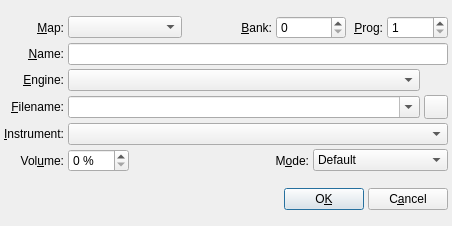
<ui version="4.0" >
 <author>rncbc aka Rui Nuno Capela</author>
 <comment>qsampler - A LinuxSampler Qt GUI Interface.

   Copyright (C) 2004-2010, rncbc aka Rui Nuno Capela. All rights reserved.
   Copyright (C) 2007, Christian Schoenebeck

   This program is free software; you can redistribute it and/or
   modify it under the terms of the GNU General Public License
   as published by the Free Software Foundation; either version 2
   of the License, or (at your option) any later version.

   This program is distributed in the hope that it will be useful,
   but WITHOUT ANY WARRANTY; without even the implied warranty of
   MERCHANTABILITY or FITNESS FOR A PARTICULAR PURPOSE.  See the
   GNU General Public License for more details.

   You should have received a copy of the GNU General Public License along
   with this program; if not, write to the Free Software Foundation, Inc.,
   51 Franklin Street, Fifth Floor, Boston, MA 02110-1301 USA.

 </comment>
 <class>qsamplerInstrumentForm</class>
 <widget class="QDialog" name="qsamplerInstrumentForm" >
  <property name="geometry" >
   <rect>
    <x>0</x>
    <y>0</y>
    <width>452</width>
    <height>226</height>
   </rect>
  </property>
  <property name="focusPolicy" >
   <enum>Qt::StrongFocus</enum>
  </property>
  <property name="windowTitle" >
   <string>Qsampler: MIDI Instrument</string>
  </property>
  <property name="windowIcon" >
   <iconset resource="../icons/qsampler.qrc" >:/icons/qsamplerInstrument.png</iconset>
  </property>
  <layout class="QVBoxLayout" >
   <property name="margin" >
    <number>4</number>
   </property>
   <property name="spacing" >
    <number>4</number>
   </property>
   <item>
    <layout class="QGridLayout" >
     <property name="margin" >
      <number>0</number>
     </property>
     <property name="spacing" >
      <number>4</number>
     </property>
     <item row="2" column="1" colspan="8" >
      <widget class="QComboBox" name="EngineNameComboBox" >
       <property name="toolTip" >
        <string>Engine name</string>
       </property>
      </widget>
     </item>
     <item row="2" column="0" >
      <widget class="QLabel" name="EngineNameTextLabel" >
       <property name="text" >
        <string>&amp;Engine:</string>
       </property>
       <property name="alignment" >
        <set>Qt::AlignRight|Qt::AlignTrailing|Qt::AlignVCenter</set>
       </property>
       <property name="wordWrap" >
        <bool>false</bool>
       </property>
       <property name="buddy" >
        <cstring>EngineNameComboBox</cstring>
       </property>
      </widget>
     </item>
     <item row="0" column="7" >
      <widget class="QLabel" name="ProgTextLabel" >
       <property name="text" >
        <string>&amp;Prog:</string>
       </property>
       <property name="alignment" >
        <set>Qt::AlignRight|Qt::AlignTrailing|Qt::AlignVCenter</set>
       </property>
       <property name="wordWrap" >
        <bool>false</bool>
       </property>
       <property name="buddy" >
        <cstring>ProgSpinBox</cstring>
       </property>
      </widget>
     </item>
     <item row="0" column="8" colspan="2" >
      <widget class="QSpinBox" name="ProgSpinBox" >
       <property name="toolTip" >
        <string>Program (0-127)</string>
       </property>
       <property name="maximum" >
        <number>128</number>
       </property>
       <property name="minimum" >
        <number>1</number>
       </property>
      </widget>
     </item>
     <item row="5" column="0" >
      <widget class="QLabel" name="VolumeTextLabel" >
       <property name="text" >
        <string>Vol&amp;ume:</string>
       </property>
       <property name="alignment" >
        <set>Qt::AlignRight|Qt::AlignTrailing|Qt::AlignVCenter</set>
       </property>
       <property name="wordWrap" >
        <bool>false</bool>
       </property>
       <property name="buddy" >
        <cstring>VolumeSpinBox</cstring>
       </property>
      </widget>
     </item>
     <item row="0" column="0" >
      <widget class="QLabel" name="MapTextLabel" >
       <property name="text" >
        <string>&amp;Map:</string>
       </property>
       <property name="alignment" >
        <set>Qt::AlignRight|Qt::AlignTrailing|Qt::AlignVCenter</set>
       </property>
       <property name="wordWrap" >
        <bool>false</bool>
       </property>
       <property name="buddy" >
        <cstring>MapComboBox</cstring>
       </property>
      </widget>
     </item>
     <item row="0" column="3" colspan="2" >
      <widget class="QLabel" name="BankTextLabel" >
       <property name="text" >
        <string>&amp;Bank:</string>
       </property>
       <property name="alignment" >
        <set>Qt::AlignRight|Qt::AlignTrailing|Qt::AlignVCenter</set>
       </property>
       <property name="wordWrap" >
        <bool>false</bool>
       </property>
       <property name="buddy" >
        <cstring>BankSpinBox</cstring>
       </property>
      </widget>
     </item>
     <item row="0" column="5" colspan="2" >
      <widget class="QSpinBox" name="BankSpinBox" >
       <property name="toolTip" >
        <string>Bank (0-16383)</string>
       </property>
       <property name="maximum" >
        <number>16383</number>
       </property>
      </widget>
     </item>
     <item row="3" column="1" colspan="8" >
      <widget class="QComboBox" name="InstrumentFileComboBox" >
       <property name="minimumSize" >
        <size>
         <width>320</width>
         <height>0</height>
        </size>
       </property>
       <property name="toolTip" >
        <string>Instrument filename</string>
       </property>
       <property name="editable" >
        <bool>true</bool>
       </property>
      </widget>
     </item>
     <item row="5" column="4" colspan="2" >
      <widget class="QLabel" name="LoadModeNameTextLabel" >
       <property name="text" >
        <string>M&amp;ode:</string>
       </property>
       <property name="alignment" >
        <set>Qt::AlignRight|Qt::AlignTrailing|Qt::AlignVCenter</set>
       </property>
       <property name="wordWrap" >
        <bool>false</bool>
       </property>
       <property name="buddy" >
        <cstring>LoadModeComboBox</cstring>
       </property>
      </widget>
     </item>
     <item row="5" column="2" colspan="2" >
      <spacer>
       <property name="orientation" >
        <enum>Qt::Horizontal</enum>
       </property>
       <property name="sizeType" >
        <enum>QSizePolicy::Expanding</enum>
       </property>
       <property name="sizeHint" >
        <size>
         <width>119</width>
         <height>8</height>
        </size>
       </property>
      </spacer>
     </item>
     <item row="3" column="0" >
      <widget class="QLabel" name="InstrumentFileTextLabel" >
       <property name="text" >
        <string>&amp;Filename:</string>
       </property>
       <property name="alignment" >
        <set>Qt::AlignRight|Qt::AlignTrailing|Qt::AlignVCenter</set>
       </property>
       <property name="wordWrap" >
        <bool>false</bool>
       </property>
       <property name="buddy" >
        <cstring>InstrumentFileComboBox</cstring>
       </property>
      </widget>
     </item>
     <item row="1" column="0" >
      <widget class="QLabel" name="NameTextLabe" >
       <property name="text" >
        <string>&amp;Name:</string>
       </property>
       <property name="alignment" >
        <set>Qt::AlignRight|Qt::AlignTrailing|Qt::AlignVCenter</set>
       </property>
       <property name="wordWrap" >
        <bool>false</bool>
       </property>
       <property name="buddy" >
        <cstring>NameLineEdit</cstring>
       </property>
      </widget>
     </item>
     <item row="0" column="1" colspan="2" >
      <widget class="QComboBox" name="MapComboBox" >
       <property name="toolTip" >
        <string>Instrument map</string>
       </property>
      </widget>
     </item>
     <item row="4" column="0" >
      <widget class="QLabel" name="InstrumentNrTextLabel" >
       <property name="text" >
        <string>&amp;Instrument:</string>
       </property>
       <property name="alignment" >
        <set>Qt::AlignRight|Qt::AlignTrailing|Qt::AlignVCenter</set>
       </property>
       <property name="wordWrap" >
        <bool>false</bool>
       </property>
       <property name="buddy" >
        <cstring>InstrumentNrComboBox</cstring>
       </property>
      </widget>
     </item>
     <item row="4" column="1" colspan="9" >
      <widget class="QComboBox" name="InstrumentNrComboBox" >
       <property name="minimumSize" >
        <size>
         <width>320</width>
         <height>0</height>
        </size>
       </property>
       <property name="toolTip" >
        <string>Instrument name</string>
       </property>
      </widget>
     </item>
     <item row="5" column="1" >
      <widget class="QSpinBox" name="VolumeSpinBox" >
       <property name="toolTip" >
        <string>Volume (%)</string>
       </property>
       <property name="suffix" >
        <string> %</string>
       </property>
       <property name="maximum" >
        <number>100</number>
       </property>
      </widget>
     </item>
     <item row="1" column="1" colspan="9" >
      <widget class="QLineEdit" name="NameLineEdit" >
       <property name="toolTip" >
        <string>Name</string>
       </property>
      </widget>
     </item>
     <item row="5" column="6" colspan="4" >
      <widget class="QComboBox" name="LoadModeComboBox" >
       <property name="toolTip" >
        <string>Load mode</string>
       </property>
       <item>
        <property name="text" >
         <string>Default</string>
        </property>
       </item>
       <item>
        <property name="text" >
         <string>On Demand</string>
        </property>
       </item>
       <item>
        <property name="text" >
         <string>On Demand Hold</string>
        </property>
       </item>
       <item>
        <property name="text" >
         <string>Persistent</string>
        </property>
       </item>
      </widget>
     </item>
     <item row="3" column="9" >
      <widget class="QToolButton" name="InstrumentFileToolButton" >
       <property name="minimumSize" >
        <size>
         <width>24</width>
         <height>24</height>
        </size>
       </property>
       <property name="maximumSize" >
        <size>
         <width>26</width>
         <height>26</height>
        </size>
       </property>
       <property name="focusPolicy" >
        <enum>Qt::TabFocus</enum>
       </property>
       <property name="toolTip" >
        <string>Browse for instrument filename</string>
       </property>
       <property name="text" >
        <string/>
       </property>
       <property name="icon" >
        <iconset resource="../icons/qsampler.qrc" >:/icons/fileOpen.png</iconset>
       </property>
      </widget>
     </item>
    </layout>
   </item>
   <item>
    <layout class="QHBoxLayout" >
     <property name="margin" >
      <number>0</number>
     </property>
     <property name="spacing" >
      <number>4</number>
     </property>
     <item>
      <spacer>
       <property name="orientation" >
        <enum>Qt::Horizontal</enum>
       </property>
       <property name="sizeType" >
        <enum>QSizePolicy::Expanding</enum>
       </property>
       <property name="sizeHint" >
        <size>
         <width>8</width>
         <height>8</height>
        </size>
       </property>
      </spacer>
     </item>
     <item>
      <widget class="QPushButton" name="OkPushButton" >
       <property name="text" >
        <string>O&amp;K</string>
       </property>
       <property name="icon" >
        <iconset resource="../icons/qsampler.qrc" >:/icons/formAccept.png</iconset>
       </property>
       <property name="shortcut" >
        <string>Alt+K</string>
       </property>
      </widget>
     </item>
     <item>
      <widget class="QPushButton" name="CancelPushButton" >
       <property name="text" >
        <string>C&amp;ancel</string>
       </property>
       <property name="icon" >
        <iconset resource="../icons/qsampler.qrc" >:/icons/formReject.png</iconset>
       </property>
       <property name="shortcut" >
        <string>Alt+A</string>
       </property>
      </widget>
     </item>
    </layout>
   </item>
  </layout>
 </widget>
 <layoutdefault spacing="4" margin="4" />
 <tabstops>
  <tabstop>MapComboBox</tabstop>
  <tabstop>BankSpinBox</tabstop>
  <tabstop>ProgSpinBox</tabstop>
  <tabstop>NameLineEdit</tabstop>
  <tabstop>EngineNameComboBox</tabstop>
  <tabstop>InstrumentFileComboBox</tabstop>
  <tabstop>InstrumentFileToolButton</tabstop>
  <tabstop>InstrumentNrComboBox</tabstop>
  <tabstop>VolumeSpinBox</tabstop>
  <tabstop>LoadModeComboBox</tabstop>
  <tabstop>OkPushButton</tabstop>
  <tabstop>CancelPushButton</tabstop>
 </tabstops>
 <resources>
  <include location="../icons/qsampler.qrc" />
 </resources>
</ui>
